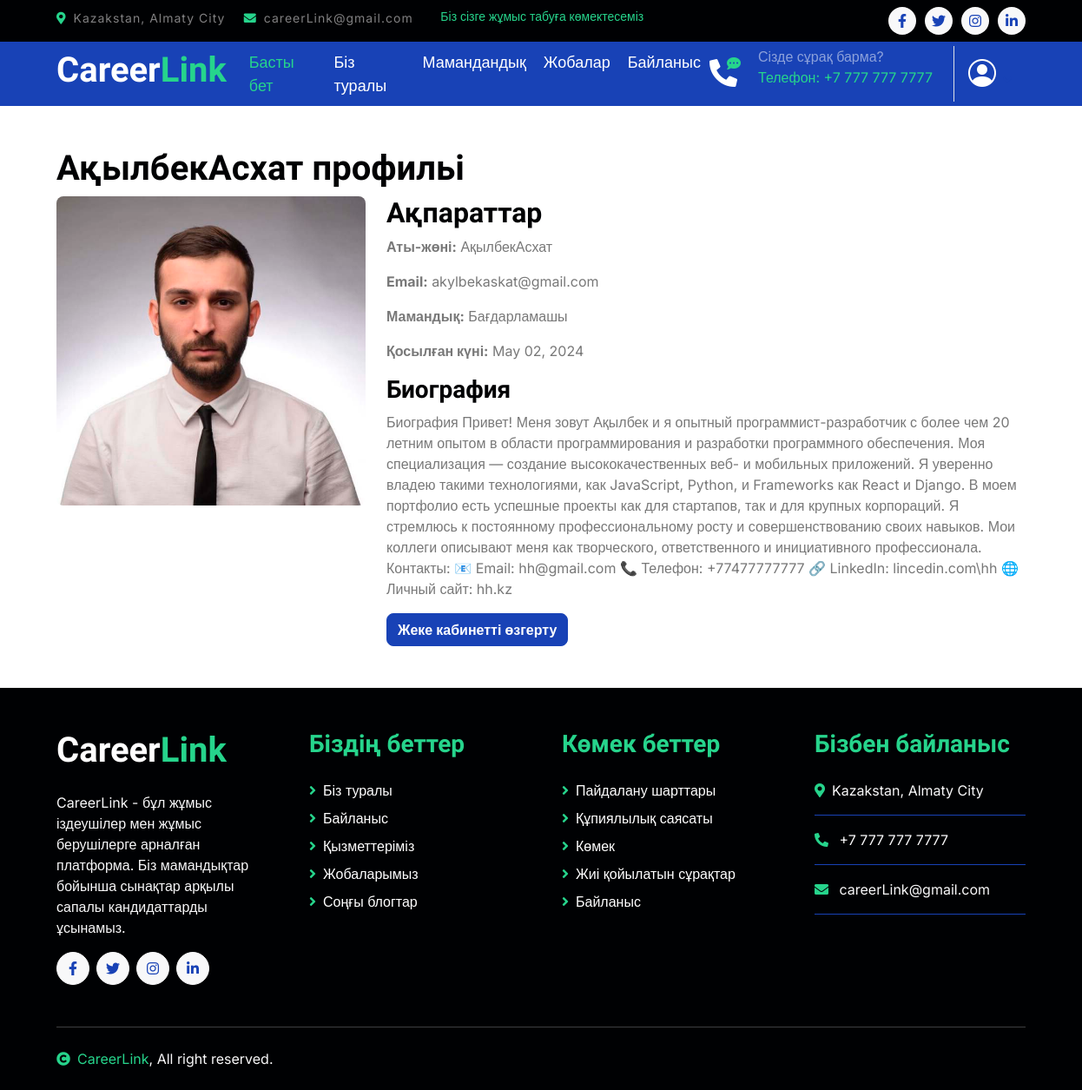
/profile/ (signed in), run on the app's committed database.
### main/models.py (models this page shows, shortened)
class Candidate(models.Model):
    user = models.OneToOneField(User, on_delete=models.CASCADE)
    specialization = models.ForeignKey(
        Specialization, on_delete=models.SET_NULL, null=True, blank=True
    )
    date_added = models.DateTimeField(auto_now_add=True)
    biography = models.TextField(blank=True, null=True)
    image = models.ImageField(upload_to="candidate_images/", null=True, blank=True)

class Specialization(models.Model):
    title = models.CharField(max_length=100)
    description = models.TextField()
    icon = models.CharField(max_length=100)

### main/views.py (the view)
# urls.py: path("profile/", views.profile_view, name="profile_view"),
def profile_view(request):
    candidate, created = Candidate.objects.get_or_create(
        user=request.user, defaults={"specialization": None}
    )
    return render(request, "main/profile_view.html", {"candidate": candidate})

### main/templates/main/profile_view.html (shortened to what this page needs)
{% extends 'main/base.html' %}
{% load static %}
{% block content %}
<div class="container mt-5">
    <h1>{{ candidate.user.username }} профильі</h1>
    <div class="row">
        <div class="col-md-4">
            {% if candidate.image %}
            <img src="{{ candidate.image.url }}" alt="Profile image of {{ candidate.user.username }}" class="img-fluid rounded">
            {% else %}
            <img src="{% static 'myapp/img/default-profile.jpg' %}" alt="Default profile image" class="img-fluid rounded">
            {% endif %}
        </div>
        <div class="col-md-8">
            <h2>Ақпараттар</h2>
            <p><strong>Аты-жөні:</strong> {{ candidate.user.username }}</p>
            <p><strong>Email:</strong> {{ candidate.user.email }}</p>
            {% if candidate.specialization %}
    <p><strong>Мамандық:</strong> {{ candidate.specialization.title }}</p>
{% else %}
    <p><strong>Мамандық:</strong> Таңдалмаған</p>
{% endif %}
                    <p><strong>Қосылған күні:</strong> {{ candidate.date_added|date:"F d, Y" }}</p>
            <h3>Биография</h3>
            <p>{{ candidate.biography|default:"Өмірбаяны көрсетілмеген." }}</p>
            <a href="{% url 'profile_edit' %}" class="btn btn-primary">Жеке кабинетті өзгерту</a>
        </div>
    </div>
</div>
{% endblock %}

### main/static/myapp/css/style.css (style rules this page uses)
.btn { font-weight: 600; transition: .5s; }

### data on the page
Candidate: user.username "АқылбекАсхат", image (placeholder picture), user.email "akylbekaskat@gmail.com", specialization "Бағдарламашы", date_added "May 02, 2024", biography "Биография Привет! Меня зовут Ақылбек и я опытный программист-разработчик с более чем 20 летним опытом в области программирования и разработки программного обеспечения. Моя специализация — создание высококачественных веб- и мобильных приложений. Я уверенно владею такими технологиями, как JavaScript, Python, и Frameworks как React и Django. В моем портфолио есть успешные проекты как для стартапов, так и для крупных корпораций. Я стремлюсь к постоянному профессиональному росту и совершенствованию своих навыков. Мои коллеги описывают меня как творческого, ответственного и инициативного профессионала. Контакты: 📧 Email: hh@gmail.com 📞 Телефон: +77477777777 🔗 LinkedIn: lincedin.com\\hh 🌐 Личный…"
